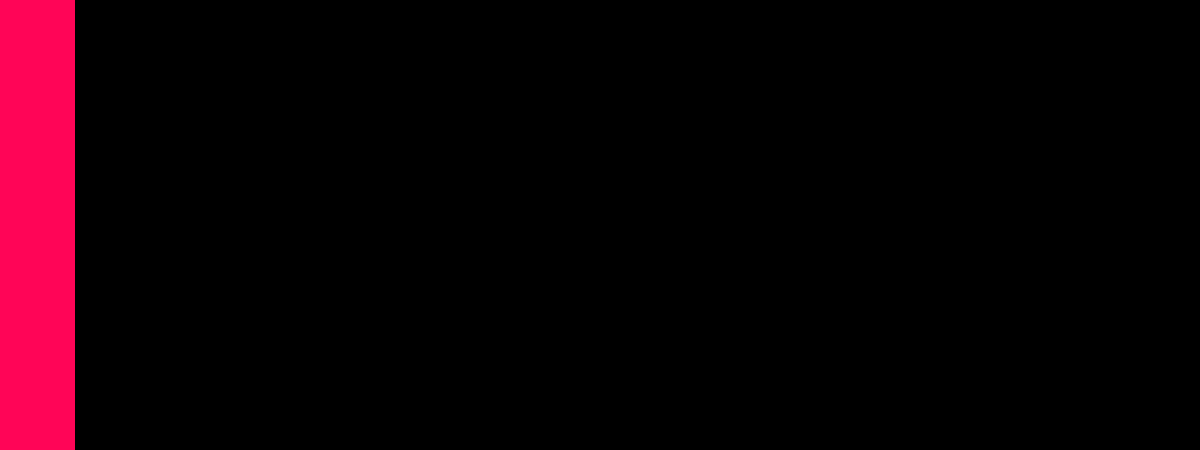
Frame 1 (no input)
Frame 60 (the mouse pressed at the canvas centre just before this capture): identical to frame 1, image omitted
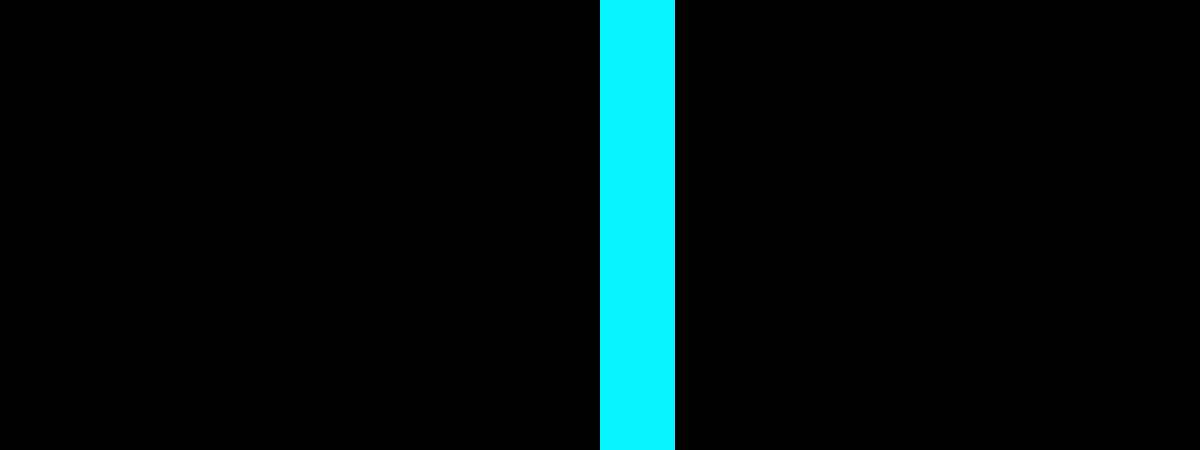
Frame 120 (the mouse held since frame 60 and released just before this capture)

The Processing sketch that drew these frames (run headless with seeded random() and noise(); from frame 60 on, the mouse is pressed at the canvas centre):

// Processing sketch: processing_135121
// ── processing_135121.pde

int x=0;

void setup(){
  size(1200,450);
 
}
 void draw(){
background(0);
  noStroke();
  fill(#ff0557);
  if (mouseX<75 && mouseY<height){
    rect(0,0,75,height);
  }else if(mouseX<150 && mouseX>75 && mouseY<height){
    fill(#ff05b1);
    rect(75,0,75,height);
  }else if(mouseX<225 && mouseX>150 && mouseY<height){
    fill(#ec05ff);
    rect(150,0,75,height);
  }else if(mouseX<300 && mouseX>225 && mouseY<height){
    fill(#b405ff);
    rect(225,0,75,height);
    }else if(mouseX<375 && mouseX>300 && mouseY<height){
    fill(#5705ff);
    rect(300,0,75,height);
    }else if(mouseX<450 && mouseX>300 && mouseY<height){
    fill(#050eff);
   rect(375,0,75,height);
  }else if(mouseX<525 && mouseX>375 && mouseY<height){
   fill(#0562ff);
    rect(450,0,75,height);
   }else if(mouseX<600 && mouseX>375 && mouseY<height){
   fill(#05abff);
   rect(525,0,75,height);
    }else if(mouseX<675 && mouseX>450 && mouseY<height){
   fill(#05f4ff);
   rect(600,0,75,height);
    }else if(mouseX<750 && mouseX>525 && mouseY<height){
   fill(#05ffc9);
   rect(675,0,75,height);
   }else if(mouseX<825 && mouseX>600 && mouseY<height){
   fill(#05ff6e);
   rect(750,0,75,height);
    }else if(mouseX<900 && mouseX>675 && mouseY<height){
   fill(#05ff23);
   rect(825,0,75,height);
   }else if(mouseX<975 && mouseX>750 && mouseY<height){
   fill(#61ff05);
   rect(900,0,75,height);
    }else if(mouseX<1050 && mouseX>825 && mouseY<height){
   fill(#a9ff05);
   rect(975,0,75,height);
    }else if(mouseX<1125 && mouseX>900 && mouseY<height){
   fill(#fcff05);
   rect(1050,0,75,height);
   }else if(mouseX<1200 && mouseX>975 && mouseY<height){
   fill(#ffce05);
   rect(1125,0,75,height);
    
    
  
  } 
  }
